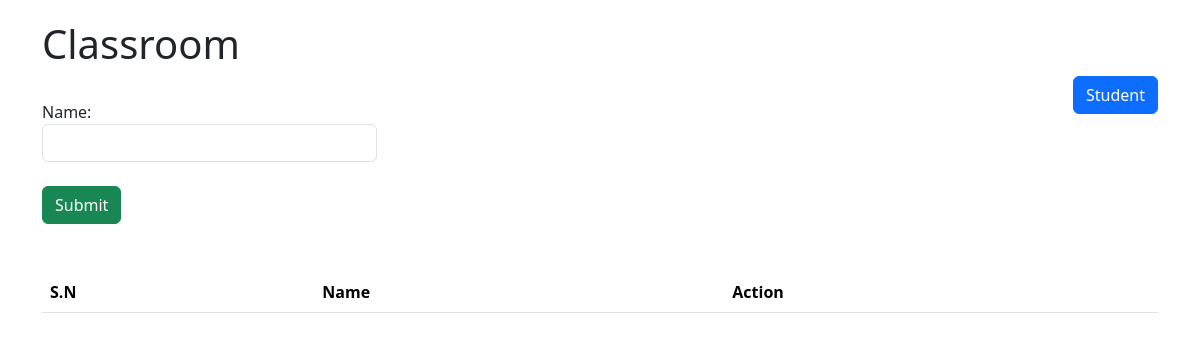
The app's page /, older data.
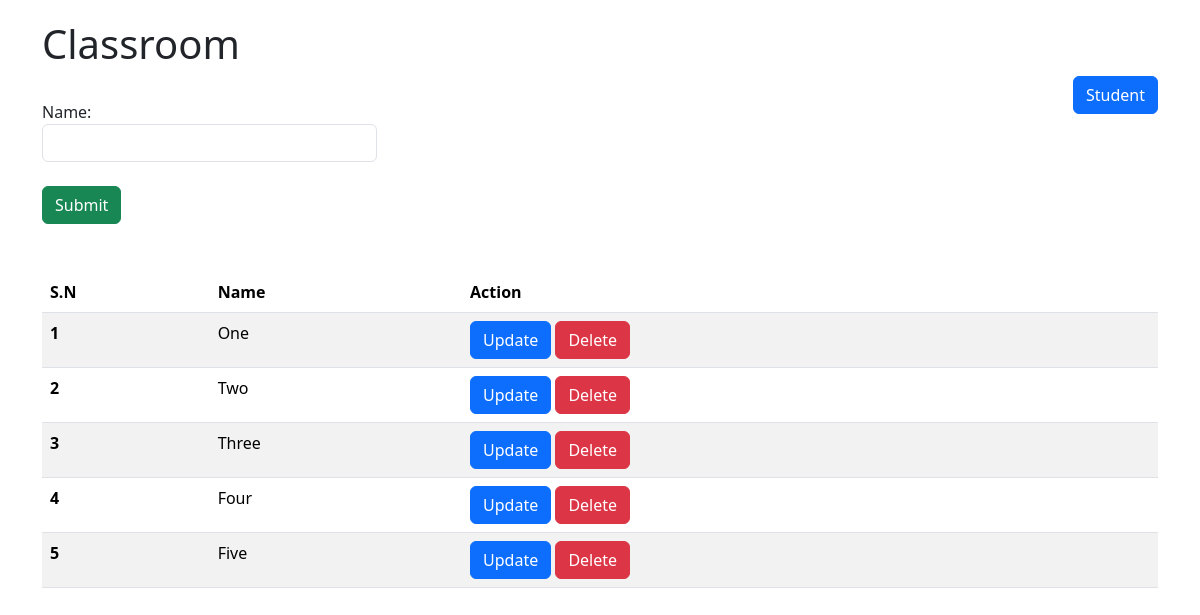
The same page, newer data.
### CRUD/models.py (models this page shows, shortened)
class ClassRoom(models.Model):
    name = models.CharField(max_length=20)

### CRUD/views.py (the view)
# urls.py: path("", crud_classroom, name = "crud_classroom")
def crud_classroom(request):
    if request.method == "POST":
        print(request.POST)
        name = request.POST.get('name')
        ClassRoom.objects.create(name=name)
        return redirect('crud_classroom')
    classrooms = ClassRoom.objects.all()
    return render(request, template_name='CRUD/classroom.html', context ={"classrooms" : classrooms,
                                                                          "title" : "Classrooms" })

### CRUD/templates/CRUD/classroom.html (shortened to what this page needs)
{% extends 'CRUD/base.html' %}
{% block content %}
<h1>Classroom</h1>
<a style = "float: right" class="btn btn-primary" href = "{% url 'crud_student' %}">Student</a>
<br>
<form method = "post" action="{% url 'crud_classroom' %}">
    <label>Name:</label>
    <input type = "text" style= "width:30%" class = "form-control" name = "name">
    <br>
    <button class="btn btn-success" type="submit">Submit</button>
</form><br><br>
<table class="table table-striped table-hover">
    <thead>
      <tr>
        <th scope="col">S.N</th>
        <th scope="col">Name</th>
        <th scope="col">Action</th>
      </tr>
    </thead>
    <tbody>
        {% for classroom in classrooms %}
      <tr>
        <th scope="row">{{forloop.counter}}</th>
        <td>{{classroom.name}}</td>
        <td>
          <a class="btn btn-primary" href= "{% url 'classroom_update' classroom.id %}">Update</a>
          <a class="btn btn-danger" href = "{% url 'classroom_delete' classroom.id %}">Delete</a>
        </td>
        {% endfor %}
      </tr>
    </tbody>
  </table>
{% endblock %}

Row changes from the older to the newer data that the page shows:
added ClassRoom: name "One"
added ClassRoom: name "Two"
added ClassRoom: name "Three"
added ClassRoom: name "Four"
added ClassRoom: name "Five"
